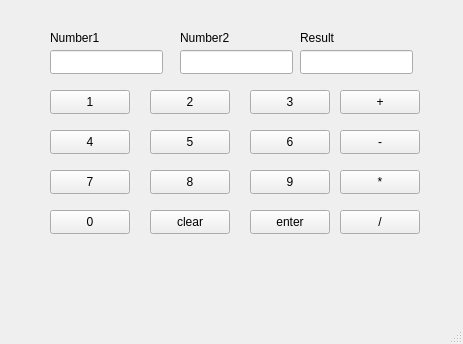
<?xml version="1.0" encoding="UTF-8"?>
<ui version="4.0">
 <class>MainWindow</class>
 <widget class="QMainWindow" name="MainWindow">
  <property name="geometry">
   <rect>
    <x>0</x>
    <y>0</y>
    <width>463</width>
    <height>344</height>
   </rect>
  </property>
  <property name="windowTitle">
   <string>MainWindow</string>
  </property>
  <widget class="QWidget" name="centralwidget">
   <widget class="QLabel" name="label">
    <property name="geometry">
     <rect>
      <x>50</x>
      <y>30</y>
      <width>71</width>
      <height>16</height>
     </rect>
    </property>
    <property name="text">
     <string>Number1</string>
    </property>
   </widget>
   <widget class="QLabel" name="label_2">
    <property name="geometry">
     <rect>
      <x>180</x>
      <y>30</y>
      <width>49</width>
      <height>16</height>
     </rect>
    </property>
    <property name="text">
     <string>Number2</string>
    </property>
   </widget>
   <widget class="QLabel" name="label_3">
    <property name="geometry">
     <rect>
      <x>300</x>
      <y>30</y>
      <width>49</width>
      <height>16</height>
     </rect>
    </property>
    <property name="text">
     <string>Result</string>
    </property>
   </widget>
   <widget class="QLineEdit" name="num1">
    <property name="geometry">
     <rect>
      <x>50</x>
      <y>50</y>
      <width>113</width>
      <height>24</height>
     </rect>
    </property>
    <property name="text">
     <string/>
    </property>
   </widget>
   <widget class="QLineEdit" name="num2">
    <property name="geometry">
     <rect>
      <x>180</x>
      <y>50</y>
      <width>113</width>
      <height>24</height>
     </rect>
    </property>
   </widget>
   <widget class="QLineEdit" name="result">
    <property name="geometry">
     <rect>
      <x>300</x>
      <y>50</y>
      <width>113</width>
      <height>24</height>
     </rect>
    </property>
   </widget>
   <widget class="QPushButton" name="N1">
    <property name="geometry">
     <rect>
      <x>50</x>
      <y>90</y>
      <width>80</width>
      <height>24</height>
     </rect>
    </property>
    <property name="text">
     <string>1</string>
    </property>
   </widget>
   <widget class="QPushButton" name="N2">
    <property name="geometry">
     <rect>
      <x>150</x>
      <y>90</y>
      <width>80</width>
      <height>24</height>
     </rect>
    </property>
    <property name="text">
     <string>2</string>
    </property>
   </widget>
   <widget class="QPushButton" name="N3">
    <property name="geometry">
     <rect>
      <x>250</x>
      <y>90</y>
      <width>80</width>
      <height>24</height>
     </rect>
    </property>
    <property name="text">
     <string>3</string>
    </property>
   </widget>
   <widget class="QPushButton" name="N4">
    <property name="geometry">
     <rect>
      <x>50</x>
      <y>130</y>
      <width>80</width>
      <height>24</height>
     </rect>
    </property>
    <property name="text">
     <string>4</string>
    </property>
   </widget>
   <widget class="QPushButton" name="N5">
    <property name="geometry">
     <rect>
      <x>150</x>
      <y>130</y>
      <width>80</width>
      <height>24</height>
     </rect>
    </property>
    <property name="text">
     <string>5</string>
    </property>
   </widget>
   <widget class="QPushButton" name="N6">
    <property name="geometry">
     <rect>
      <x>250</x>
      <y>130</y>
      <width>80</width>
      <height>24</height>
     </rect>
    </property>
    <property name="text">
     <string>6</string>
    </property>
   </widget>
   <widget class="QPushButton" name="N7">
    <property name="geometry">
     <rect>
      <x>50</x>
      <y>170</y>
      <width>80</width>
      <height>24</height>
     </rect>
    </property>
    <property name="text">
     <string>7</string>
    </property>
   </widget>
   <widget class="QPushButton" name="N8">
    <property name="geometry">
     <rect>
      <x>150</x>
      <y>170</y>
      <width>80</width>
      <height>24</height>
     </rect>
    </property>
    <property name="text">
     <string>8</string>
    </property>
   </widget>
   <widget class="QPushButton" name="N9">
    <property name="geometry">
     <rect>
      <x>250</x>
      <y>170</y>
      <width>80</width>
      <height>24</height>
     </rect>
    </property>
    <property name="text">
     <string>9</string>
    </property>
   </widget>
   <widget class="QPushButton" name="add">
    <property name="geometry">
     <rect>
      <x>340</x>
      <y>90</y>
      <width>80</width>
      <height>24</height>
     </rect>
    </property>
    <property name="text">
     <string>+</string>
    </property>
   </widget>
   <widget class="QPushButton" name="sub">
    <property name="geometry">
     <rect>
      <x>340</x>
      <y>130</y>
      <width>80</width>
      <height>24</height>
     </rect>
    </property>
    <property name="text">
     <string>-</string>
    </property>
   </widget>
   <widget class="QPushButton" name="mul">
    <property name="geometry">
     <rect>
      <x>340</x>
      <y>170</y>
      <width>80</width>
      <height>24</height>
     </rect>
    </property>
    <property name="text">
     <string>*</string>
    </property>
   </widget>
   <widget class="QPushButton" name="N0">
    <property name="geometry">
     <rect>
      <x>50</x>
      <y>210</y>
      <width>80</width>
      <height>24</height>
     </rect>
    </property>
    <property name="text">
     <string>0</string>
    </property>
   </widget>
   <widget class="QPushButton" name="clear">
    <property name="geometry">
     <rect>
      <x>150</x>
      <y>210</y>
      <width>80</width>
      <height>24</height>
     </rect>
    </property>
    <property name="text">
     <string>clear</string>
    </property>
   </widget>
   <widget class="QPushButton" name="enter">
    <property name="geometry">
     <rect>
      <x>250</x>
      <y>210</y>
      <width>80</width>
      <height>24</height>
     </rect>
    </property>
    <property name="text">
     <string>enter</string>
    </property>
   </widget>
   <widget class="QPushButton" name="div">
    <property name="geometry">
     <rect>
      <x>340</x>
      <y>210</y>
      <width>80</width>
      <height>24</height>
     </rect>
    </property>
    <property name="text">
     <string>/</string>
    </property>
   </widget>
  </widget>
  <widget class="QMenuBar" name="menubar">
   <property name="geometry">
    <rect>
     <x>0</x>
     <y>0</y>
     <width>463</width>
     <height>21</height>
    </rect>
   </property>
  </widget>
  <widget class="QStatusBar" name="statusbar"/>
 </widget>
 <resources/>
 <connections/>
</ui>
